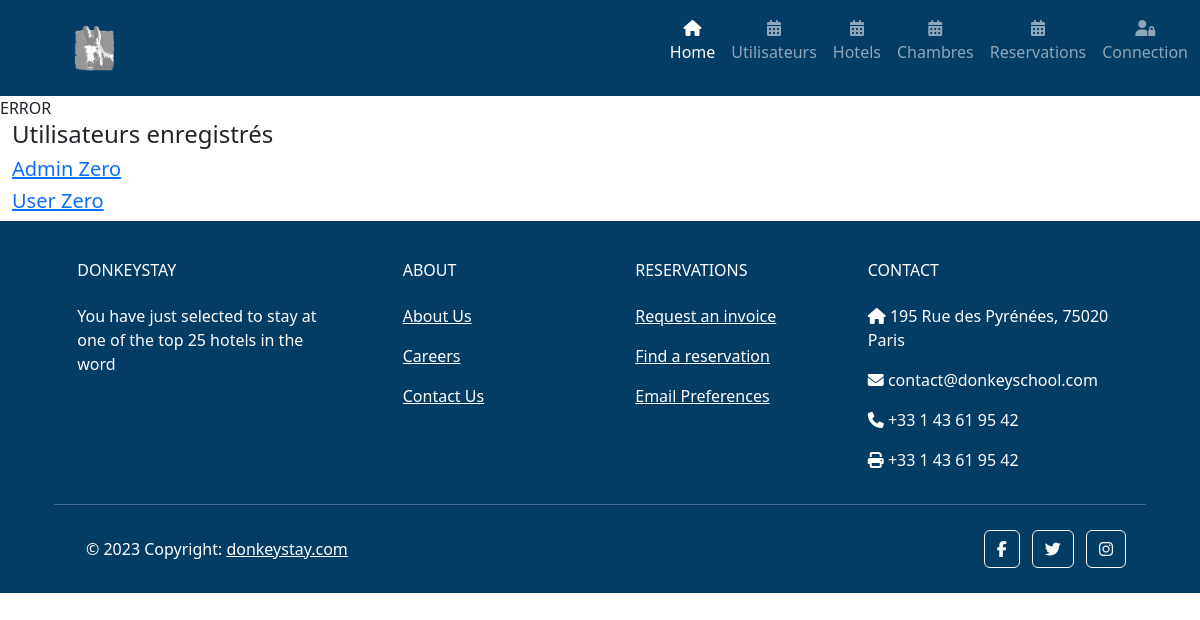
/user, run on the app's committed database.
### tables this page shows
CREATE TABLE IF NOT EXISTS `user` (
    `userID` INT AUTO_INCREMENT PRIMARY KEY NOT NULL,
    `userFirst` VARCHAR(50) NOT NULL,
    `userLast`VARCHAR(50) NOT NULL,
    `userEmail`VARCHAR(50) NOT NULL,
    `userAdmin` BOOLEAN NOT NULL,
    `userLogin` VARCHAR(255) NOT NULL,
    `userPass`VARCHAR(255) NOT NULL
);

### controllers/Controller.php (called while the page is built, shortened)
<?php
abstract class Controller
{
    public function render(string $fichier, array $datas = [], string $index = "index")
    {
        extract($datas);
        require_once ROOT . '/views/' . $fichier . '.php';
    }
}

### controllers/UserController.php (called while the page is built, shortened)
<?php
class UserController extends Controller
{
    public function index()
    {
        $users = new User;
        $users = $users->findAll();
        $this->render('user/index',['users' => $users]);
    }
}

### index.php (called while the page is built, shortened)
<?php
$router = new Router;
$router->start();

### models/User.php (called while the page is built, shortened)
<?php
class User extends DataBaseModel
{
    public function __construct()
    {
        $this->table = 'user';
    }
}

### models/DataBaseAccess.php (called while the page is built, shortened)
<?php
class DataBaseAccess extends PDO
{
    private static $instance;
    private function __construct()
    {
        $DataSourceName = 'mysql:dbname=' . self::DBNAME . ';host=' . self::DBHOST;
    }
    public static function getInstance ()
    {
        if(self::$instance === null){
            self::$instance = new self();
        }
        return self::$instance;
    }
}

### models/DataBaseModel.php (called while the page is built, shortened)
<?php
abstract class DataBaseModel extends DataBaseAccess
{
    protected $table;
    public function findAll()
    {
        $query = $this->requete('SELECT * FROM '. $this->table);
        return $query->fetchAll();
    }
    public function requete(string $sql, array $attributs = null)
    {
        $this->dbAccess = DataBaseAccess::getInstance();
        if($attributs !== null){
            $query = $this->dbAccess->prepare($sql);
            $query->execute($attributs);
            return $query;
        }else{
            return $this->dbAccess->query($sql);
        }
    }
}

### views/user/index.php (the view)
<div class="container-fluid">
    <h4>Utilisateurs enregistrés</h4>
    <div class="row">
        <?php foreach ($users as $key => $value) : ?>
        <article>
            <h5>
                <a href="user/userProfil/<?= $value->userID; ?>">
                    <?= $value->userFirst ." ". $value->userLast; ?>
                </a>
            </h5>
        </article>
        <?php endforeach; ?>
    </div>
</div>

### data on the page
user: userFirst "Admin", userLast "Zero"
user: userFirst "User", userLast "Zero"
